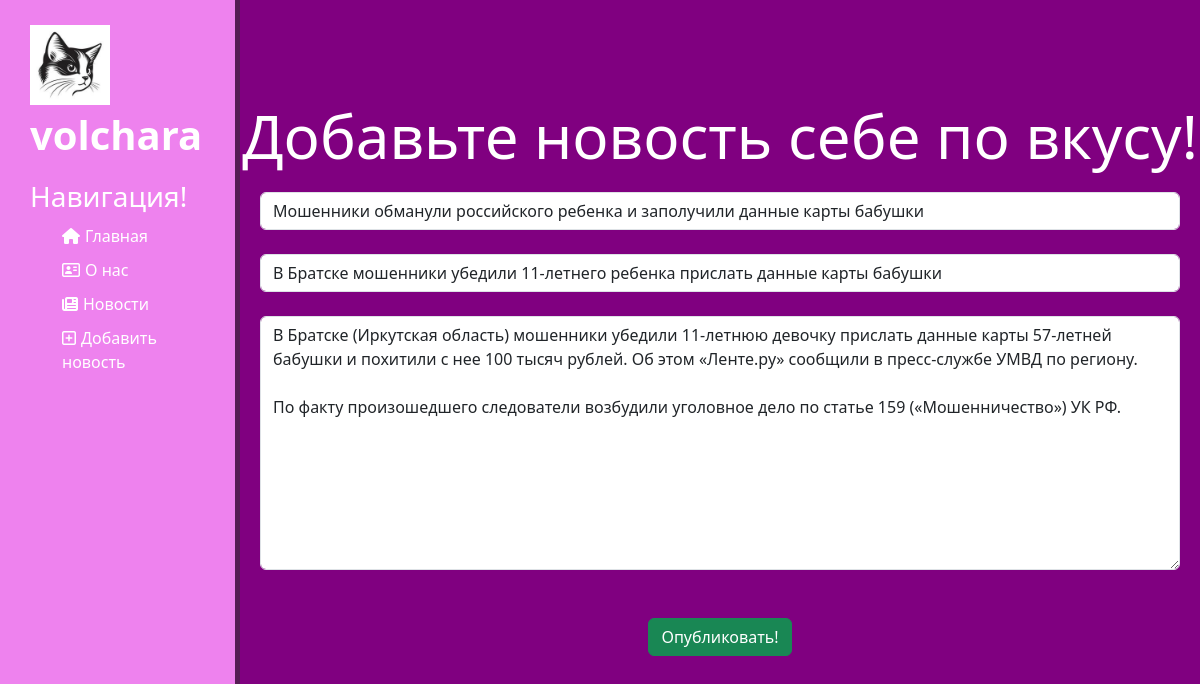
/news/20/update, run on the app's committed database.
### news/models.py (models this page shows, shortened)
class Articles(models.Model):
    title = models.CharField('Название', max_length=100)
    announce = models.CharField('Анонс', max_length=250)
    text = models.TextField('Содержание')
    date_time = models.DateTimeField('Дата публикации')
    class Meta:
        verbose_name = 'News'
        verbose_name_plural = 'News'

### news/views.py (the view)
# urls.py: path('<int:pk>/update', views.NewsUpdateView.as_view(), name='news_update'),
class NewsUpdateView(UpdateView):
    model = Articles
    template_name = 'news/create.html'
    form_class = ArticlesForm

### news/forms.py
class ArticlesForm(ModelForm):
    class Meta:
        model = Articles
        fields = ['title', 'announce', 'text', 'date_time']
        widgets = {
            'title': TextInput(attrs={
                'class': 'form-control',
                'placeholder': 'Название статьи'
            }),
            'announce': TextInput(attrs={
                'class': 'form-control',
                'placeholder': 'Анонс статьи'
            }),
            'text': Textarea(attrs={
                'class': 'form-control',
                'placeholder': 'Полный текст'
            }),
            'date_time': DateTimeInput(attrs={
                'hidden': 'True',
                'value': '2000-10-10 10:10:10'
            })
        }

### news/templates/news/create.html (shortened to what this page needs)
{% extends 'main/layout.html' %}
{% block body %}
    <div class="features">
        <h1>Добавьте новость себе по вкусу!</h1>
        <form method="post">
            {% for input in form %}
                {{ input }}<br>
            {% endfor %}
            <button type="submit" class="btn btn-success">Опубликовать!</button>
        </form>
    </div>
{% endblock %}

### main/static/main/css/main.css (style rules this page uses)
body { background-color: #800080; color: #fff; }
main .features { float: left; color: #fff; margin-top: 100px; text-align: center; width: 80%; }
main .features h1 { font-size: 60px; }
form { margin: 20px; }

### data on the page
Articles: form "Мошенники обманули российского ребенка и заполучили данные карты бабушки" "В Братске мошенники убедили 11-летнего ребенка прислать данные карты бабушки" "В Братске (Иркутская область) мошенники убедили 11-летнюю девочку прислать данные карты 57-летней бабушки и похитили с нее 100 тысяч рублей. Об этом «Ленте.ру» сообщили в пресс-службе УМВД по региону. По факту произошедшего следователи возбудили уголовное дело по статье 159 («Мошенничество») УК РФ."
